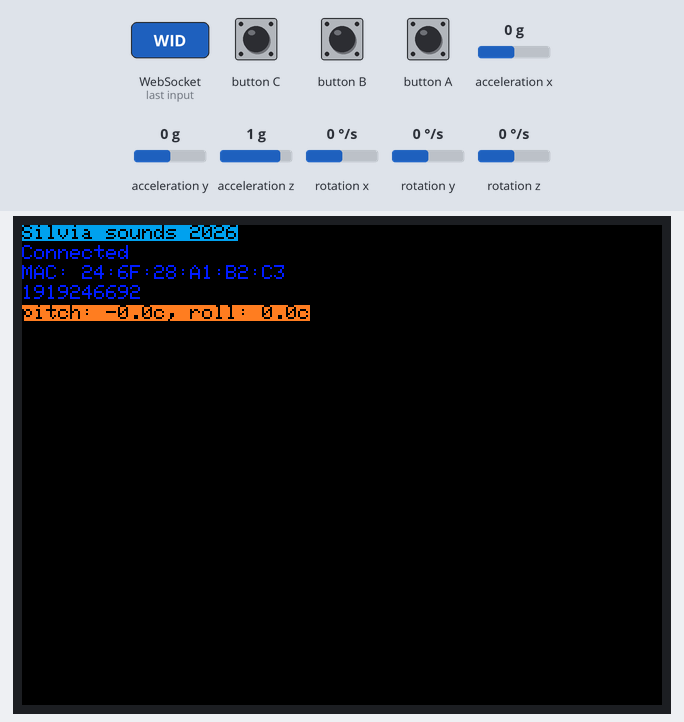
Bench run of a sketch on a simulated ESP32. On the bench: 320×240 colour display. The inputs (shaded band) are chosen by the test bench; at power-on: acceleration x 0 g, acceleration y 0 g, acceleration z 1 g, rotation x 0 °/s, rotation y 0 °/s, rotation z 0 °/s. WiFi joins after 1.5 s; servers stay silent unless stated; what the sketch prints to the serial monitor is not drawn.

7.5 s: WebSocket text "WID" received
Above: at 8.0 s.
9.2 s: acceleration x set to -1.4 g
10.7 s: WebSocket text "ATH" received
12.3 s: button A pressed for 0.15 s
13.9 s: WebSocket text "0" received
Timing chart, 0 to 16.4 s (numbered marks = the images above; inputs shaded):
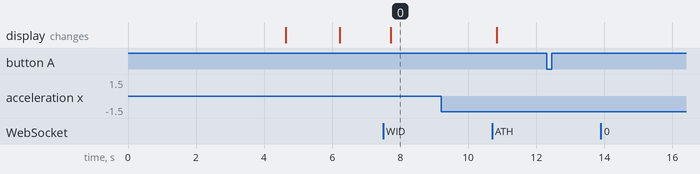

The sketch:

M5StickS3IMUWebsockets26v005.ino
```cpp
#include <M5Unified.h>

#include <WiFi.h>
#include <WiFiMulti.h>
#include <WiFiClientSecure.h>
#include <WebSocketsClient.h>


char *wifiSSID="untruths";
char *wifiPass="posttruth";
String websocketServerAdress="192.168.8.209";//208 on original
// String macString;
char macStr[5]; // 2+2 characters + null terminator

String codeBase="M5StickS3IMUWebsockets26";
String codeVersion="v0.05 @crispysmokedweb 1/10/2026";

WiFiMulti WiFiMulti;
WebSocketsClient webSocket;

float accX = 0.0F;
float accY = 0.0F;
float accZ = 0.0F;

float gyroX = 0.0F;
float gyroY = 0.0F;
float gyroZ = 0.0F;

float pitchNow=0.0F;
float pitchNowDeg=0.0F;
float rollNow=0.0F;
float rollNowDeg=0.0F;

float accThreshold = 3.0F;
bool displayIsOn=true;
unsigned long showDisplayFor=10*1000;//ms
unsigned long displayLastShown=0;
unsigned long now;
unsigned long heartbeatInterval=5000; //5 seconds
unsigned long lastHeartbeat=0;

bool sendAttitudeEnabled=true;
float attitudeChangeThreshold=0.75F;//3.0F;
char attitudeBuffer[5];


boolean connected=false;
byte mac[6];                     // the MAC address of your Wifi shield
int myID = -1;
String myIDs = "--";

#define USE_SERIAL Serial

void hexdump(const void *mem, uint32_t len, uint8_t cols = 16) {
  const uint8_t* src = (const uint8_t*) mem;
  USE_SERIAL.printf("\n[HEXDUMP] Address: 0x%08X len: 0x%X (%d)", (ptrdiff_t)src, len, len);
  for(uint32_t i = 0; i < len; i++) {
    if(i % cols == 0) {
      USE_SERIAL.printf("\n[0x%08X] 0x%08X: ", (ptrdiff_t)src, i);
    }
    USE_SERIAL.printf("%02X ", *src);
    src++;
  }
  USE_SERIAL.printf("\n");
}

void webSocketEvent(WStype_t type, uint8_t * payload, size_t length) {

  switch(type) {
    case WStype_DISCONNECTED:
      USE_SERIAL.printf("[WSc] Disconnected!\n");
      connected=false;
      myIDs = "--";
      updateM5();
      break;
    case WStype_CONNECTED:
      USE_SERIAL.printf("[WSc] Connected to url: %s\n", payload);
      connected=true;
      // send message to server when Connected
      webSocket.sendTXT("Connected");
      webSocket.sendTXT(macStr);
      updateM5();
      break;
    case WStype_TEXT:
      USE_SERIAL.printf("[WSc] get text: %s\n", payload);
      checkForID((char*)payload);
      checkForAth((char*)payload);
      // send message to server
      // webSocket.sendTXT("message here");
      break;
    case WStype_BIN:
      USE_SERIAL.printf("[WSc] get binary length: %u\n", length);
      hexdump(payload, length);

      // send data to server
      // webSocket.sendBIN(payload, length);
      break;
    case WStype_ERROR:
    case WStype_FRAGMENT_TEXT_START:
    case WStype_FRAGMENT_BIN_START:
    case WStype_FRAGMENT:
    case WStype_FRAGMENT_FIN:
      break;
  }

}

void setup(void)
{
    M5.begin();
      USE_SERIAL.begin(115200);
  delay(200);
  //Serial.setDebugOutput(true);
  USE_SERIAL.setDebugOutput(true);
  delay(200);
  USE_SERIAL.println();
  USE_SERIAL.println();
  USE_SERIAL.println(codeBase);
  USE_SERIAL.println(codeVersion);
  USE_SERIAL.println();

  for(uint8_t t = 4; t > 0; t--) {
    USE_SERIAL.printf("[SETUP] BOOT WAIT %d...\n", t);
    USE_SERIAL.flush();
    delay(1000);
  }
  M5.Lcd.setRotation(3);
  M5.Lcd.setTextColor(0x00, 0x51d);
  M5.Lcd.fillScreen(BLACK);
  M5.Lcd.setTextSize(1);
  M5.Lcd.setCursor(0, 0);
  M5.Lcd.println("Silvia sounds 2026");
  M5.Lcd.setCursor(0, 10);
  M5.Lcd.setTextColor(0xFF, 0x00);
  M5.Lcd.println("Waiting for WiFi ...");
  // WiFiMulti.addAP("Crispy", "peppersalt");
  WiFiMulti.addAP(wifiSSID, wifiPass);

  //WiFi.disconnect();
  while(WiFiMulti.run() != WL_CONNECTED) {
    delay(100);
  }
  WiFi.macAddress(mac);
  // byte myByte = 0x0A;
  // char hexStr[3]; // 2 characters + null terminator

  // %02X: 0 = pad with zeros, 2 = width of 2, X = uppercase HEX
  sprintf(macStr, "%02X%02X", mac[4], mac[5]);

  Serial.println(macStr); // Output: 0A

  // macString = String((char *)mac);
  // Serial.println(macString);

  // server address, port and URL
  // webSocket.begin("192.168.0.102", 8011, "/");
  webSocket.begin(websocketServerAdress, 8011, "/");

  // event handler
  webSocket.onEvent(webSocketEvent);

  // use HTTP Basic Authorization this is optional remove if not needed
  //webSocket.setAuthorization("user", "Password");

  // try ever 5000 again if connection has failed
  webSocket.setReconnectInterval(5000);
  // M5.IMU.Init();
  updateM5();

  // Serial.print("gRes:");
  // Serial.println(M5.IMU.gRes);
  // Serial.print("aRes:");
  // Serial.println(M5.IMU.aRes);
  displayLastShown=millis();
    // M5.Lcd.setTextFont(&fonts::FreeMonoBold9pt7b);
}

float temp = 0;


void loop(void)
{
  M5.update();
  auto imu_update = M5.Imu.update();
  if (imu_update) {
    auto ImuData = M5.Imu.getImuData();
      accX=ImuData.accel.x;      // accel x-axis value.
      accY=ImuData.accel.y;      // accel y-axis value.
      accZ=ImuData.accel.z;      // accel z-axis value.

      gyroX=ImuData.gyro.x;      // gyro x-axis value.
      gyroY=ImuData.gyro.y;      // gyro y-axis value.
      gyroZ=ImuData.gyro.z;      // gyro z-axis value.
      rollNow = atan2(accY, accZ);
      pitchNow = atan2((-accX), sqrt(accY * accY + accZ * accZ));
      float calcRollNowDeg = rollNow * 57.3;
      float calcPitchNowDeg = pitchNow * 57.3;
      if(abs(rollNowDeg-calcRollNowDeg)>attitudeChangeThreshold || abs(pitchNowDeg-calcPitchNowDeg)>attitudeChangeThreshold ){
        sendAttitudeEnabled=true;
      } else {
        sendAttitudeEnabled=false;
      }
      pitchNowDeg=calcPitchNowDeg;
      rollNowDeg=calcRollNowDeg;
  }


  // Serial.print("pitch: ");
  // Serial.print(pitchNowDeg);
  // Serial.print(", roll: ");
  // Serial.print(rollNowDeg);
  // Serial.println();
    //     ImuData.gyro.value;  // gyro 3values array [0]=x / [1]=y / [2]=z.
  // int batt=M5.Axp.GetBatPower();
  now=millis();
  if(displayIsOn && now > displayLastShown+showDisplayFor){
    displayIsOn=false;
    // M5.Axp.SetLDO2(false);
    M5.Display.setBrightness(0);
    Serial.println("vvv turning display off");
  }
  now=millis();
  if(now > lastHeartbeat + heartbeatInterval){
    sendHeartbeat();
    lastHeartbeat=now;
  }
  if(M5.BtnA.isPressed()){
    displayIsOn=true;
    // M5.Axp.SetLDO2(true);
    M5.Display.setBrightness(128);
    M5.Display.setBrightness(18);
    displayLastShown=now;
    Serial.println("^^^ turning display on ");
  }
  // M5.IMU.getGyroData(&gyroX,&gyroY,&gyroZ);
  // M5.IMU.getAccelData(&accX,&accY,&accZ);
  // M5.IMU.getAhrsData(&pitch,&roll,&yaw);
  // M5.IMU.getTempData(&temp);
  // Serial.print("gRes:");
  // Serial.println(M5.IMU.gRes*1000);
  // Serial.print("aRes:");
  // Serial.println(M5.IMU.aRes*1000);
  webSocket.loop();
  if(abs(accX)>accThreshold || abs(accY)>accThreshold || abs(accZ)>accThreshold){
    webSocket.sendTXT(String(macStr,4)+"TRIG");
    Serial.println(String(macStr,4)+"TRIG");
  }

  if(sendAttitudeEnabled){
    float rollShift=rollNowDeg+90.0F;
    if(rollShift<0.0F) rollShift=0.0F;
    if(rollShift>180.0F) rollShift=180.0F;
    int roll=rollShift*10;
    // char attitudeBuffer[5];
    snprintf(attitudeBuffer, sizeof(attitudeBuffer), "%04d", roll);
    Serial.print("ROLL");
    Serial.print(attitudeBuffer);
    Serial.println("deg");
    webSocket.sendTXT(String(macStr,4)+"ROLL"+attitudeBuffer);

    float pitchShift=pitchNowDeg+90.0F;
    if(pitchShift<0.0F) pitchShift=0.0F;
    if(pitchShift>180.0F) pitchShift=180.0F;
    int pitch=pitchShift*10;
    // char attitudeBuffer[5];
    snprintf(attitudeBuffer, sizeof(attitudeBuffer), "%04d", pitch);
    Serial.print("PTCH");
    Serial.print(attitudeBuffer);
    Serial.println("deg");
    // pitchNowDeg
    webSocket.sendTXT(String(macStr,4)+"PTCH"+attitudeBuffer);
  }

  delay(100);

    // auto imu_update = M5.Imu.update();
    // if (imu_update) {
    //     M5.Lcd.setCursor(0, 5);
    //     M5.Lcd.clear();

    //     auto ImuData = M5.Imu.getImuData();

    //     // The ImuData obtained by getImuData can be used as follows.
    //     ImuData.accel.x;      // accel x-axis value.
    //     ImuData.accel.y;      // accel y-axis value.
    //     ImuData.accel.z;      // accel z-axis value.
    //     ImuData.accel.value;  // accel 3values array [0]=x / [1]=y / [2]=z.

    //     ImuData.gyro.x;      // gyro x-axis value.
    //     ImuData.gyro.y;      // gyro y-axis value.
    //     ImuData.gyro.z;      // gyro z-axis value.
    //     ImuData.gyro.value;  // gyro 3values array [0]=x / [1]=y / [2]=z.

    //     M5.Lcd.printf("IMU:\n\n");
    //     M5.Lcd.printf(" ax:%6.2f\n ay:%6.2f\n az:%6.2f\r\n", ImuData.accel.x, ImuData.accel.y, ImuData.accel.z);
    //     M5.Lcd.println();
    //     M5.Lcd.printf(" gx:%6.2f\n gy:%6.2f\n gz:%6.2f\r\n", ImuData.gyro.x, ImuData.gyro.y, ImuData.gyro.z);
    // }
    // delay(500);
}

void sendHeartbeat(){
  webSocket.sendTXT(String(macStr,4)+"HTBT");
}

void checkForID(String data){
  String ids;
  if(data.substring(0,3)=="WID"){
    ids=data.substring(3);
    myIDs=ids;
  }
  USE_SERIAL.printf("[WSc] myID: %s\n", ids);
  updateM5();
}

void checkForAth(String data){
  String thresholdS;
  if(data.substring(0,3)=="ATH"){
    thresholdS=data.substring(3);
    float threshold=thresholdS.toFloat();
    Serial.print("New Threshold:");
    Serial.println(threshold);
    accThreshold=threshold;
  }
  // USE_SERIAL.printf("[WSc] myID: %s\n", ids);
  // updateM5();
}

void updateM5(){
  M5.Lcd.setRotation(3);
  M5.Lcd.setTextColor(0x00, 0x51d);
  M5.Lcd.fillScreen(BLACK);
  M5.Lcd.setTextSize(1);
  M5.Lcd.setCursor(0, 0);
  M5.Lcd.println("Silvia sounds 2026");
  M5.Lcd.setCursor(0, 10);
  M5.Lcd.setTextColor(0xFF, 0x00);
  M5.Lcd.println(connected?"Connected":"disconnected");
  M5.Lcd.setCursor(0, 20);
  M5.Lcd.print("MAC: ");
  M5.Lcd.print(mac[0],HEX);
  M5.Lcd.print(":");
  M5.Lcd.print(mac[1],HEX);
  M5.Lcd.print(":");
  M5.Lcd.print(mac[2],HEX);
  M5.Lcd.print(":");
  M5.Lcd.print(mac[3],HEX);
  M5.Lcd.print(":");
  M5.Lcd.print(mac[4],HEX);
  M5.Lcd.print(":");
  M5.Lcd.println(mac[5],HEX);
  M5.Lcd.setCursor(0, 30);
  M5.Lcd.println('batt not read');
  // M5.Lcd.println(M5.Axp.GetBatPower());
  M5.Lcd.setCursor(0, 40);
  M5.Lcd.setTextSize(1);
  M5.Lcd.setTextColor(0x00, 0xfbe4);
  M5.Lcd.printf("pitch: %.1fc, roll: %.1fc",pitchNowDeg, rollNowDeg);
  // M5.Lcd.print(pitchNowDeg);
  // M5.Lcd.print("  roll: ");
  M5.Lcd.setCursor(0, 60);
  M5.Lcd.setTextSize(5);
  M5.Lcd.setTextColor(0x00, 0xfbe4);
  M5.Lcd.println(myIDs);

}
```

Measured:
- after the input at 7.5 s, the display: changes after 0.22 s (image 0)
- after the input at 9.2 s, every drawn part: stays the same
- after the input at 12.3 s, every drawn part: stays the same
- after the input at 13.9 s, every drawn part: stays the same
